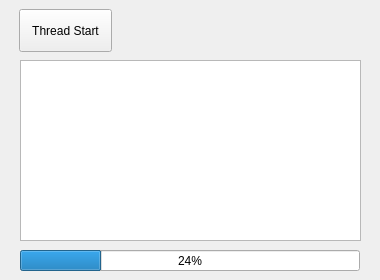
<?xml version="1.0" encoding="UTF-8"?>
<ui version="4.0">
 <class>Form</class>
 <widget class="QWidget" name="Form">
  <property name="geometry">
   <rect>
    <x>0</x>
    <y>0</y>
    <width>380</width>
    <height>280</height>
   </rect>
  </property>
  <property name="minimumSize">
   <size>
    <width>380</width>
    <height>280</height>
   </size>
  </property>
  <property name="maximumSize">
   <size>
    <width>380</width>
    <height>280</height>
   </size>
  </property>
  <property name="windowTitle">
   <string>Thread Test</string>
  </property>
  <widget class="QPushButton" name="btnStart">
   <property name="geometry">
    <rect>
     <x>19</x>
     <y>9</y>
     <width>93</width>
     <height>43</height>
    </rect>
   </property>
   <property name="text">
    <string>Thread Start</string>
   </property>
  </widget>
  <widget class="QProgressBar" name="pgbTask">
   <property name="geometry">
    <rect>
     <x>20</x>
     <y>250</y>
     <width>340</width>
     <height>21</height>
    </rect>
   </property>
   <property name="value">
    <number>24</number>
   </property>
  </widget>
  <widget class="QTextBrowser" name="txbLog">
   <property name="geometry">
    <rect>
     <x>20</x>
     <y>60</y>
     <width>341</width>
     <height>181</height>
    </rect>
   </property>
  </widget>
 </widget>
 <resources/>
 <connections/>
</ui>
